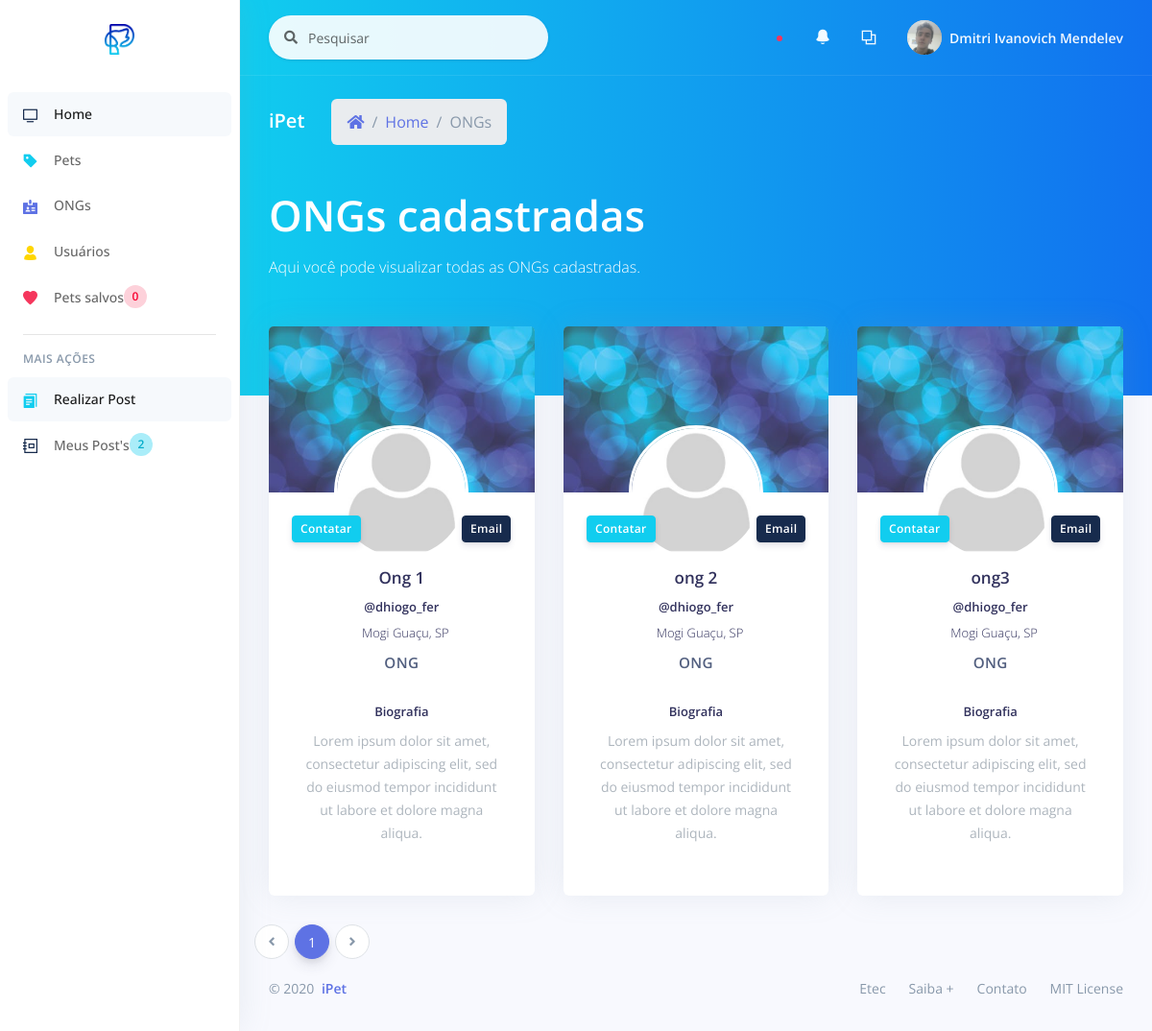
Before: /_site/_adm/list/list_ongs.php (signed in) with the older database file.
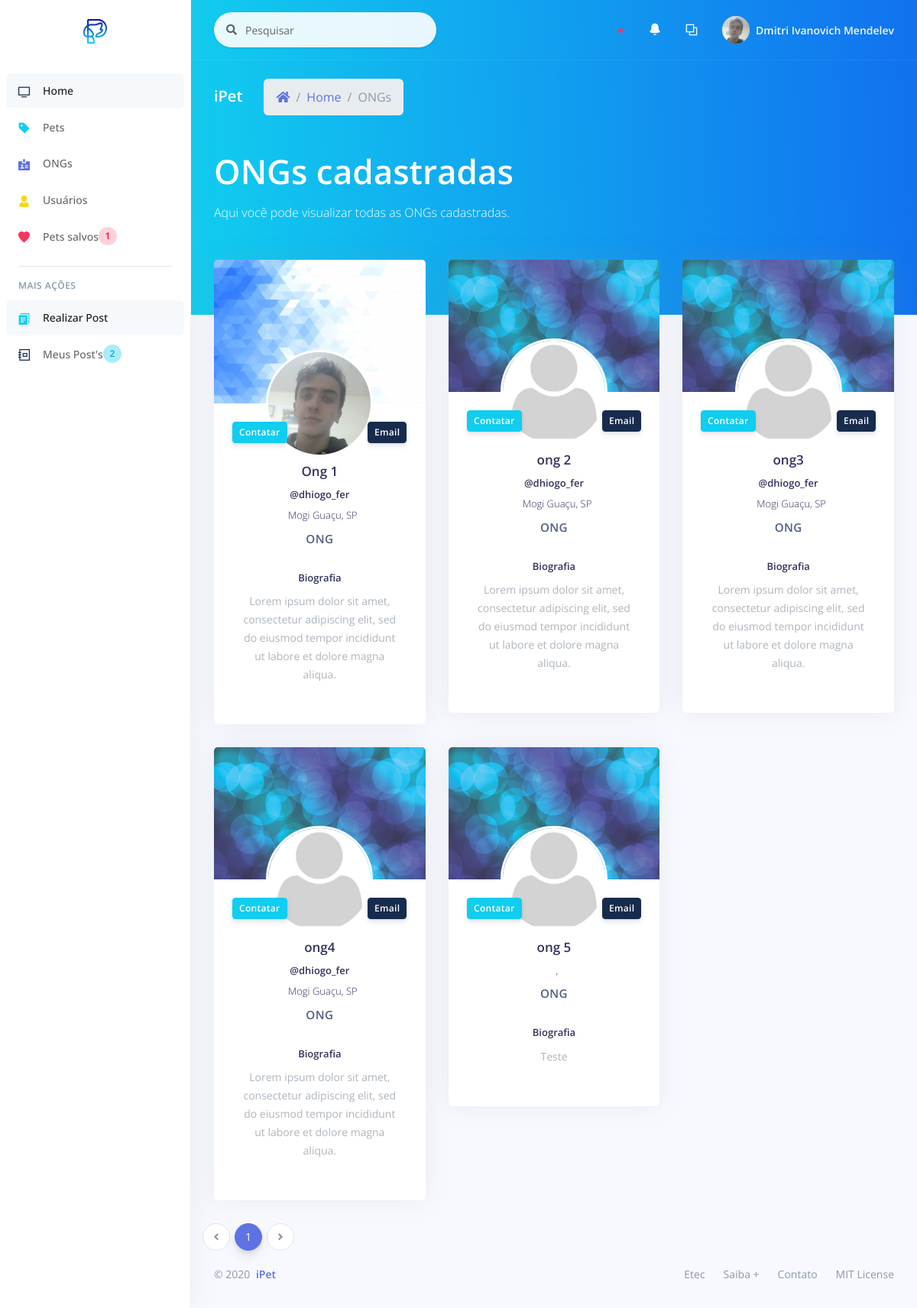
After: the same page with the newer database file.
### tables this page shows
CREATE TABLE `user` (
  `id_user` int(11) NOT NULL,
  `ranking` int(11) NOT NULL,
  `name` varchar(200) NOT NULL,
  `email` varchar(100) NOT NULL,
  `password` varchar(100) NOT NULL,
  `cpf` varchar(30) NOT NULL,
  `telephone` varchar(30) DEFAULT NULL,
  `instagram` varchar(100) DEFAULT NULL,
  `street` varchar(100) DEFAULT NULL,
  `neighborhood` varchar(100) DEFAULT NULL,
  `city` varchar(100) DEFAULT NULL,
  `uf` varchar(2) DEFAULT NULL,
  `bio` text DEFAULT NULL,
  `image` varchar(200) DEFAULT NULL,
  `banner` varchar(200) DEFAULT NULL,
  `use_terms` int(11) DEFAULT NULL,
  `status` int(11) NOT NULL
);

### _site/_adm/list/list_ongs.php (the view, shortened to what the changed rows need)
<?php
include_once('../../controller/connect.php');
?>
<!DOCTYPE html>
<html>
<head>
  <?php
    include_once "../../assets/components/styles.php";
  ?>
</head>
<body>
  <?php
    include_once "../components/sidenav.php";
  ?>
  <div class="main-content" id="panel">
    <div class="header bg-gradient-info pb-6">
      <div class="container-fluid">
        <div class="header-body">
          <div class="row">
            <div class="col">
            <h1 class="display-2 text-white">ONGs cadastradas</h1>
            </div>
          </div>
        </div>
      </div>
    </div>
    <div class="container-fluid mt--6">
                <?php
                  $num_page_itens = 9;
                  $page = (isset($_GET['page']))? $_GET['page'] : 1;
                  $sql_num_ong = "SELECT * FROM user WHERE ranking = 2 AND status = 1";
                  $res_num_ong = mysqli_query($con, $sql_num_ong);
                  $init = ($num_page_itens*$page)-$num_page_itens;
                  $sql_ong = "SELECT * FROM user WHERE ranking = 2 AND status = 1 ORDER BY id_user ASC LIMIT $init, $num_page_itens";
                  $res_ong = mysqli_query($con, $sql_ong);
                  $array_ong = mysqli_fetch_assoc($res_ong);
                  $quanty_ongs = mysqli_num_rows($res_num_ong);
                  $num_pages = ceil($quanty_ongs/$num_page_itens);
                ?>
      <div class="row">
      <?php
        if($quanty_ongs):
        do{
      ?>
        <div class="col-xl-4 order-xl-2">
          <div class="card card-profile">
            <img src="<?= PUBLICO . 'img/theme/' . $array_ong['banner']; ?>" alt="Imagem de capa" class="card-img-top">
            <div class="row justify-content-center">
              <div class="col-lg-3 order-lg-2">
                <div class="card-profile-image">
                  <a href="#">
                    <img src="<?= PUBLICO . 'img/users/' . $array_ong['image']; ?>" class="rounded-circle">
                  </a>
                </div>
              </div>
            </div>
            <div class="card-header text-center border-0 pt-8 pt-md-4 pb-0 pb-md-4">
              <div class="d-flex justify-content-between">
                <button type="button" data-toggle="modal" class="btn btn-sm btn-info  mr-4" data-target="#modalContatar<?= $array_ong['id_user']; ?>">Contatar</button>
                <button type="button" data-toggle="modal" class="btn btn-sm btn-default float-right" data-target="#modalEmail<?= $array_ong['id_user']; ?>">Email</button>
              </div>
            </div>
            <div class="card-body pt-0">
              <div class="text-center">
                <h5 class="h3">
                <?= $array_ong['name']; ?>
                </h5>
                <h6 class="h5">
                <?= $array_ong['instagram']; ?>
                </h6>
                <div class="h5 font-weight-300">
                  <i class="ni location_pin mr-2"></i><?= $array_ong['city'] . ", " . $array_ong['uf']; ?>
                </div>
                <span class="heading">
                  <?php
                    if($array_ong['ranking'] == 1){
                      echo "Voluntário";
                    } elseif ($array_ong['ranking'] == 2) {
                      echo "ONG";
                    } elseif ($array_ong['ranking'] == 3) {
                      echo "Administrador";
                    } else {
                      echo "Oops, ocorreu um erro...";
                    }
                  ?>
                </span>
              </div>
              <div class="row">
                <div class="col">
                  <div class="card-profile-stats d-flex justify-content-center">
                    <div>
                      <h5>Biografia</h5>
                      <span class="description"><?= $array_ong['bio'];?></span>
                    </div>
                  </div>
                </div>
              </div>
            </div>
          </div>
        </div>
      <?php
        } while($array_ong = mysqli_fetch_assoc($res_ong));
      ?>
      </div>
      <div class="row">
      <nav aria-label="...">
                    <ul class="pagination">
                      <?php
                        for($i=1;$i<$num_pages+1;$i++){
                          $current = "";
                          if($page == $i){
                            $current = "active";
                          }
                      ?>
                      <li class="page-item <?= $current; ?>"><a class="page-link" href="list_ongs.php?page=<?= $i; ?>"><?= $i; ?></a></li>
                      <?php }?>
                    </ul>
              </nav>
      </div>
      <?php endif; ?>
    </div>
  </div>
</body>
</html>

### _site/_adm/components/sidenav.php (shortened to what the changed rows need)
<nav class="sidenav navbar navbar-vertical  fixed-left  navbar-expand-xs navbar-light bg-white" id="sidenav-main">
  <div class="scrollbar-inner">
    <div class="navbar-inner">
    <?php
    $id = $_SESSION['user_id'];
    ?>
      <div class="collapse navbar-collapse" id="sidenav-collapse-main">
        <ul class="navbar-nav">
          <li class="nav-item">
          <?php
          $sql_count_favorite = "SELECT * FROM favorite WHERE user_id = '$id'";
          $res_count_favorite = mysqli_query($con, $sql_count_favorite);
          $count_favorite = mysqli_num_rows($res_count_favorite);
          ?>
            <a class="nav-link" href="<?= BASE . '_site/_user/list/list_favs.php';?>">
              <i class="ni ni-favourite-28 text-danger"></i>
              <span class="nav-link-text">Pets salvos</span>
              <span class="badge badge-md badge-circle badge-floating badge-danger border-white"><?= $count_favorite;?></span>
            </a>
          </li>
        </ul>
      </div>
    </div>
  </div>
</nav>

Changed rows visible on the page:
changed user "Ong 1": banner: a different picture; image: picture added in place of a placeholder
now on this page (row edited): user: banner (picture), image (placeholder picture), name "ong4", instagram "@dhiogo_fer", city "Mogi Guaçu", uf "SP", ranking "ONG", bio "Lorem ipsum dolor sit amet, consectetur adipiscing elit, sed do eiusmod tempor incididunt ut labore et dolore magna aliqua."
now on this page (row edited): user: banner (picture), image (placeholder picture), name "ong 5", ranking "ONG", bio "Teste"
Other visible differences:
$count_favorite: "0" → "1"
